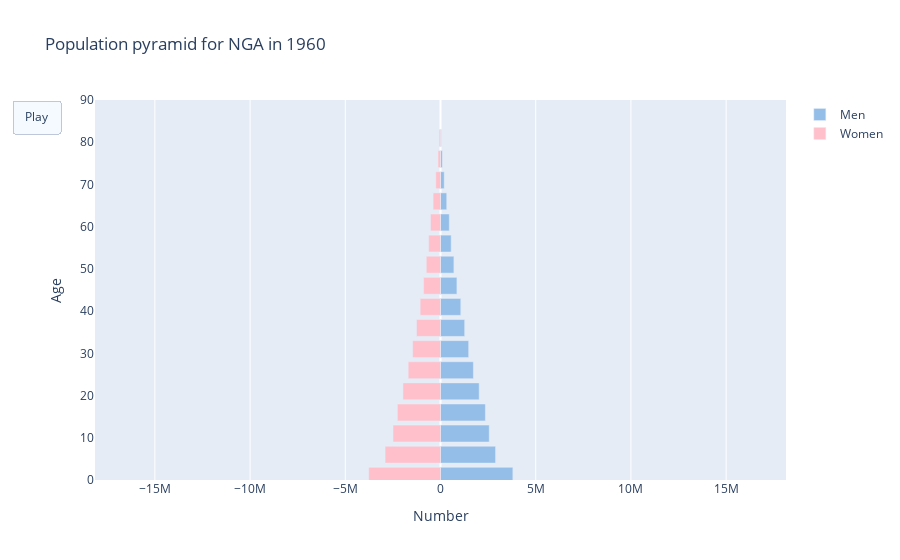

The cell this chart's notebook holds for it:
### Markdown cell above
#### Animated Population Pyramid for Nigeria

### Code cell
dataset_nga = population_df(places=["NGA"])
animated_pp(dataset_nga, 1960, 2021, 'NGA')

### Figure 1 — Plotly figure (JSON) as saved in the notebook; plotly's stock layout.template omitted (floating-point values rounded to 4 significant figures)
{"data": [{"hoverinfo": "skip", "marker": {"color": "#94bde8"}, "name": "Men", "orientation": "h", "type": "bar", "x": [3799794, 2891907, 2558128, 2355247, 2030370, 1725750, 1479232, 1268974, 1065556, 861795, 703026, 560346, 459947, 326586, 195371, 94393, 42364, 3768032, 2910995, 2494289, 2264155, 1970829, 1697053, 1462375, 1257405, 1068132, 888171, 748613, 621071, 522637, 388051, 247046, 130391, 70303], "y": [1, 6, 11, 16, 21, 26, 31, 36, 41, 46, 51, 56, 61, 66, 71, 76, 81]}, {"hoverinfo": "skip", "marker": {"color": "pink"}, "name": "Women", "orientation": "h", "type": "bar", "x": [-3768032, -2910995, -2494289, -2264155, -1970829, -1697053, -1462375, -1257405, -1068132, -888171, -748613, -621071, -522637, -388051, -247046, -130391, -70303], "y": [1, 6, 11, 16, 21, 26, 31, 36, 41, 46, 51, 56, 61, 66, 71, 76, 81]}], "layout": {"barmode": "overlay", "title": {"text": "Population pyramid for NGA in 1960"}, "updatemenus": [{"buttons": [{"args": [null, {"frame": {"duration": 100}, "transition": {"duration": 0}}], "label": "Play", "method": "animate"}], "type": "buttons"}], "xaxis": {"range": [-18143718, 18143718], "title": {"text": "Number"}}, "yaxis": {"range": [0, 90], "title": {"text": "Age"}}}}
